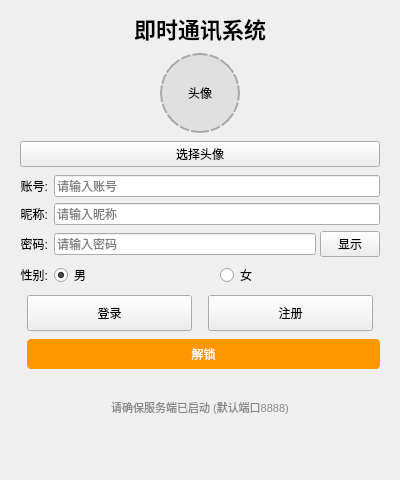
<?xml version="1.0" encoding="UTF-8"?>
<ui version="4.0">
 <class>LoginWidget</class>
 <widget class="QWidget" name="LoginWidget">
  <property name="geometry">
   <rect><x>0</x><y>0</y><width>400</width><height>480</height></rect>
  </property>
  <property name="windowTitle"><string>登录 - 即时通讯系统</string></property>
  <layout class="QVBoxLayout" name="mainLayout">
   <property name="spacing"><number>8</number></property>
   <property name="leftMargin"><number>20</number></property>
   <property name="topMargin"><number>12</number></property>
   <property name="rightMargin"><number>20</number></property>
   <property name="bottomMargin"><number>12</number></property>

   <!-- 标题 -->
   <item>
    <widget class="QLabel" name="titleLabel">
     <property name="text"><string>即时通讯系统</string></property>
     <property name="alignment"><set>Qt::AlignCenter</set></property>
     <property name="styleSheet"><string>font-size:22px; font-weight:bold;</string></property>
    </widget>
   </item>

   <!-- 头像 (居中) -->
   <item alignment="Qt::AlignHCenter">
    <widget class="QLabel" name="avatarLabel">
     <property name="minimumSize"><size><width>80</width><height>80</height></size></property>
     <property name="maximumSize"><size><width>80</width><height>80</height></size></property>
     <property name="text"><string>头像</string></property>
     <property name="alignment"><set>Qt::AlignCenter</set></property>
     <property name="styleSheet"><string>QLabel { border:2px dashed #aaa; border-radius:40px; background:#e0e0e0; }</string></property>
    </widget>
   </item>

   <item>
    <widget class="QPushButton" name="avatarBtn">
     <property name="text"><string>选择头像</string></property>
    </widget>
   </item>

   <!-- 表单区域: GridLayout 替代 QFormLayout -->
   <item>
    <layout class="QGridLayout" name="formGrid">
     <property name="verticalSpacing"><number>6</number></property>
     <property name="horizontalSpacing"><number>6</number></property>

     <!-- row 0: 账号 -->
     <item row="0" column="0">
      <widget class="QLabel" name="accountLabel">
       <property name="text"><string>账号:</string></property>
       <property name="alignment"><set>Qt::AlignRight|Qt::AlignVCenter</set></property>
      </widget>
     </item>
     <item row="0" column="1">
      <widget class="QLineEdit" name="accountEdit">
       <property name="placeholderText"><string>请输入账号</string></property>
      </widget>
     </item>

     <!-- row 1: 昵称 -->
     <item row="1" column="0">
      <widget class="QLabel" name="nicknameLabel">
       <property name="text"><string>昵称:</string></property>
       <property name="alignment"><set>Qt::AlignRight|Qt::AlignVCenter</set></property>
      </widget>
     </item>
     <item row="1" column="1">
      <widget class="QLineEdit" name="nicknameEdit">
       <property name="placeholderText"><string>请输入昵称</string></property>
      </widget>
     </item>

     <!-- row 2: 密码 -->
     <item row="2" column="0">
      <widget class="QLabel" name="passwordLabel">
       <property name="text"><string>密码:</string></property>
       <property name="alignment"><set>Qt::AlignRight|Qt::AlignVCenter</set></property>
      </widget>
     </item>
     <item row="2" column="1">
      <layout class="QHBoxLayout" name="pwdLayout">
       <property name="spacing"><number>4</number></property>
       <item>
        <widget class="QLineEdit" name="passwordEdit">
         <property name="placeholderText"><string>请输入密码</string></property>
         <property name="echoMode"><enum>QLineEdit::Password</enum></property>
        </widget>
       </item>
       <item>
        <widget class="QPushButton" name="togglePwdBtn">
         <property name="text"><string>显示</string></property>
         <property name="checkable"><bool>true</bool></property>
         <property name="minimumSize"><size><width>60</width><height>0</height></size></property>
         <property name="maximumSize"><size><width>60</width><height>16777215</height></size></property>
        </widget>
       </item>
      </layout>
     </item>

     <!-- row 3: 性别 -->
     <item row="3" column="0">
      <widget class="QLabel" name="genderLabel">
       <property name="text"><string>性别:</string></property>
       <property name="alignment"><set>Qt::AlignRight|Qt::AlignVCenter</set></property>
      </widget>
     </item>
     <item row="3" column="1">
      <layout class="QHBoxLayout" name="genderLayout">
       <property name="spacing"><number>12</number></property>
       <item>
        <widget class="QRadioButton" name="maleRadio">
         <property name="text"><string>男</string></property>
         <property name="checked"><bool>true</bool></property>
        </widget>
       </item>
       <item>
        <widget class="QRadioButton" name="femaleRadio">
         <property name="text"><string>女</string></property>
        </widget>
       </item>
       <item><spacer name="genderSpacer"><property name="orientation"><enum>Qt::Horizontal</enum></property></spacer></item>
      </layout>
     </item>
    </layout>
   </item>

   <!-- 登录/注册按钮 -->
   <item>
    <layout class="QHBoxLayout" name="btnLayout">
     <property name="spacing"><number>16</number></property>
     <item><spacer name="btnLeftSpacer"><property name="orientation"><enum>Qt::Horizontal</enum></property></spacer></item>
     <item>
      <widget class="QPushButton" name="loginBtn">
       <property name="text"><string>登录</string></property>
       <property name="minimumSize"><size><width>100</width><height>36</height></size></property>
      </widget>
     </item>
     <item>
      <widget class="QPushButton" name="registerBtn">
       <property name="text"><string>注册</string></property>
       <property name="minimumSize"><size><width>100</width><height>36</height></size></property>
      </widget>
     </item>
     <item><spacer name="btnRightSpacer"><property name="orientation"><enum>Qt::Horizontal</enum></property></spacer></item>
    </layout>
   </item>

   <!-- 解锁按钮 -->
   <item>
    <layout class="QHBoxLayout" name="unlockLayout">
     <item><spacer name="unlockSpacer"><property name="orientation"><enum>Qt::Horizontal</enum></property></spacer></item>
     <item>
      <widget class="QPushButton" name="unlockBtn">
       <property name="text"><string>解锁</string></property>
       <property name="styleSheet"><string>padding:6px 15px; background:#ff9800; color:white; border-radius:4px;</string></property>
      </widget>
     </item>
    </layout>
   </item>

   <!-- 状态提示 -->
   <item>
    <widget class="QLabel" name="statusLabel">
     <property name="text"><string/>
     </property>
     <property name="alignment"><set>Qt::AlignCenter</set></property>
     <property name="styleSheet"><string>color:red; font-size:12px;</string></property>
    </widget>
   </item>

   <!-- 服务器提示 -->
   <item>
    <widget class="QLabel" name="serverHint">
     <property name="text"><string>请确保服务端已启动 (默认端口8888)</string></property>
     <property name="alignment"><set>Qt::AlignCenter</set></property>
     <property name="styleSheet"><string>color:#888; font-size:11px;</string></property>
    </widget>
   </item>

   <item><spacer name="bottomSpacer"><property name="orientation"><enum>Qt::Vertical</enum></property><property name="sizeHint"><size><width>20</width><height>10</height></size></property></spacer></item>
  </layout>
 </widget>
 <resources/>
 <connections/>
</ui>
